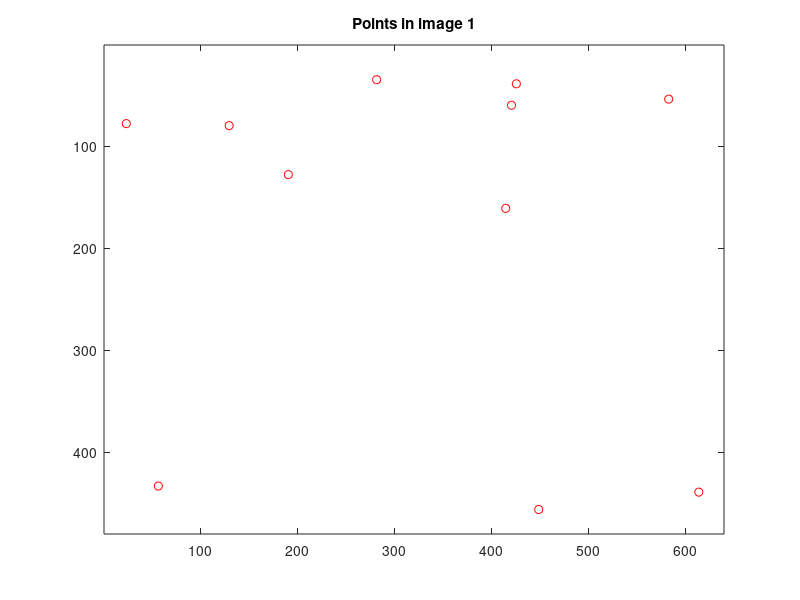
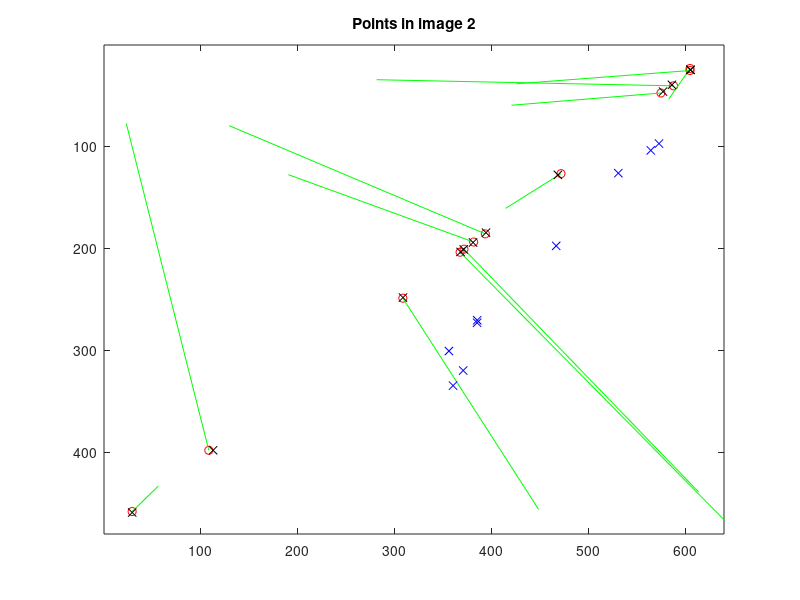

MATLAB code for these plots, in order:
function [Htrue, H, Hnorm] = dlt_demo

% This function is another tutorial on how to do computer vision
% type stuff with Octave/Matlab.  It shows how to implement
% Hartley and Zisserman's "DLT" algorithm for estimating a homography
% from point correspondences.  It also shows how to test an algorithm
% using randomly-generated synthetic data.  When implementing algorithms
% you should ALWAYS test the algorithm on synthetic data you know the
% right answer for.  If you don't, you might never catch bugs in your
% implementation.

% This function is written for Octave.  You will have to tweak some of
% the function calls to get it running on Matlab.  Mostly just the plot
% functions and the random number generator seed functions.

% Matt Dailey

% Initalize the random number generator with a fixed seed to get
% repeatable results.  This is for Octave; see "help rand" for
% corresponding Matlab call

rand( 'seed', 0 );
randn( 'seed', 10 );

% Let's generate 12 points uniformly distributed over image 1

n = 12;
w = 640;
h = 480;
x = [ w 0 ; 0 h ] * rand( 2, n );

% Generate a random homography

Htrue = rand_homography( x, w, h );

xp = Htrue * [ x; ones( 1, n ) ];
xp = xp ./ repmat( xp(3,:), 3, 1 );

% Add Gaussian noise and round off to generate the measurements

xmeas = [ round( x + randn( 2, n )) ; ones( 1, n ) ];
xpmeas = [ round( xp(1:2,:) + randn( 2, n )); ones( 1, n ) ];

% Plot the measured data.  axis() arguments might have to change for Matlab

figure(1); plot( xmeas(1,:), xmeas(2,:), 'ro' );
title( 'Points in image 1' ); axis([1 640 1 480], 'ij' );
figure(2); plot( xpmeas(1,:), xpmeas(2,:), 'ro' );
title( 'Points in image 2' ); axis([1 640 1 480], 'ij' );
hold on;
for i = 1:12
    plot( [xmeas(1,i),xpmeas(1,i)], [xmeas(2,i),xpmeas(2,i)], 'g-' );
end;
hold off;

% Run the DLT without normalization

H = dlt( xmeas, xpmeas );

% Use H to predict xp from x and plot on image 2

xpp = H * xmeas; xpp = xpp ./ repmat( xpp(3,:), 3, 1 );
figure(2); hold on;
plot( xpp(1,:), xpp(2,:), 'bx' );
hold off;

% Run the DLT with normalization

Hnorm = dlt_norm( xmeas, xpmeas );

% Use Hnorm to predict xp from x and plot on image 2

xppn = Hnorm * xmeas; xppn = xppn ./ repmat( xppn(3,:), 3, 1 );
figure(2); hold on;
plot( xppn(1,:), xppn(2,:), 'kx' );
hold off;

% Calculate one-way transfer error for both estimates of H

err = sum( sum( ( xpp(1:2,:)-xpmeas(1:2,:) ).^2 ));
err_norm = sum( sum( ( xppn(1:2,:)-xpmeas(1:2,:) ).^2 ));

fprintf( 1, 'Error %f for basic DLT and %f for normalized DLT.\n', ...
         err, err_norm );

% Usually if there's not much perspective distortion, the unnormalized
% algorithm works reasonably well.  To see how well it does under more
% extreme perspective distortions, try commenting out line 172 below
% and see how the error changes.

%------------------------------------------------------------------------

function H = dlt( x, xp )

  n = size( x, 2 );
  if n < 4
    error( 'DLT requires at least 4 points' );
  end;
  if ( size( x, 1 ) ~= 3 | size( xp, 1 ) ~= 3 )
    error( 'DLT requres homogeneous coordinates' );
  end;

  A = [];

  for i = 1:n

    xip = xp( 1, i );
    yip = xp( 2, i );
    wip = xp( 3, i );

    xi = x( :, i );

    Ai = [ 0, 0, 0,    -wip * xi',   yip * xi' ;
           wip * xi',     0, 0, 0,  -xip * xi' ];

    A = [ A ; Ai ];
  end;

  [U,D,V] = svd( A );

  % In Octave, the SVD is sorted with decreasing singular values
  % so we want the last column of V

  H = reshape( V(:,9), 3, 3 )';
  H = H / H(3,3);

%------------------------------------------------------------------------

function H = dlt_norm( x, xp )

  T = normalize_transform( x );
  Tp = normalize_transform( xp );

  Htilde = dlt( T * x, Tp * xp );
  H = inv( Tp ) * Htilde * T;
  H = H / H(3,3);

%------------------------------------------------------------------------

function T = normalize_transform( x )

  % Transform taking x's centroid to the origin

  Ttrans = [ 1 0 -mean( x(1,:) ) ; 0 1 -mean( x(2,:) ) ; 0 0 1 ];

  % Calculate appropriate scaling factor

  x = Ttrans * x;
  lengths = sqrt( sum( x(1:2,:).^2 ));
  s = sqrt(2) / mean(lengths);

  % Transform scaling x to an average length of sqrt(2)

  Tscale = [ s 0 0 ; 0 s 0 ; 0 0 1 ];

  % Compose the transforms

  T = Tscale * Ttrans;

%------------------------------------------------------------------------

function H = rand_homography( x, w, h )

  % Start with a completely random homography

  H = rand( 3, 3 );

  % Make sure it's not too much perspective warping

  H = H / H(3,3);
  if norm( H(3,1:2) ) > 0.01
    %H(3,1:2) = H(3,1:2) / norm( H(3,1:2) ) * 0.01;  % Comment this out for fun
  end; 

  % Figure out where that takes our points x

  n = size( x, 2 );
  xp = H * [ x; ones( 1, n ) ];
  xp = xp ./ repmat( xp(3,:), 3, 1 );

  % Scale so that the points are spread nicely

  xspread = max( xp(1,:) ) - min( xp(1,:) );
  yspread = max( xp(2,:) ) - min( xp(2,:) );
  Hscale = [ 0.9 * 1/xspread * w, 0, 0 ; 0, 0.9 * 1/yspread * h, 0 ; 0 0 1 ];
  xp = Hscale * xp;
  xp = xp ./ repmat( xp(3,:), 3, 1 );

  % Translate so that the points are inside the image

  xmin = min( xp(1,:) );
  ymin = min( xp(2,:) );
  Htrans = [ 1, 0, -xmin + 0.05 * w; 0 1 -ymin + 0.05 * h; 0 0 1 ];

  % Compose the transforms

  H = Htrans * Hscale * H;
  H = H / H(3,3);

